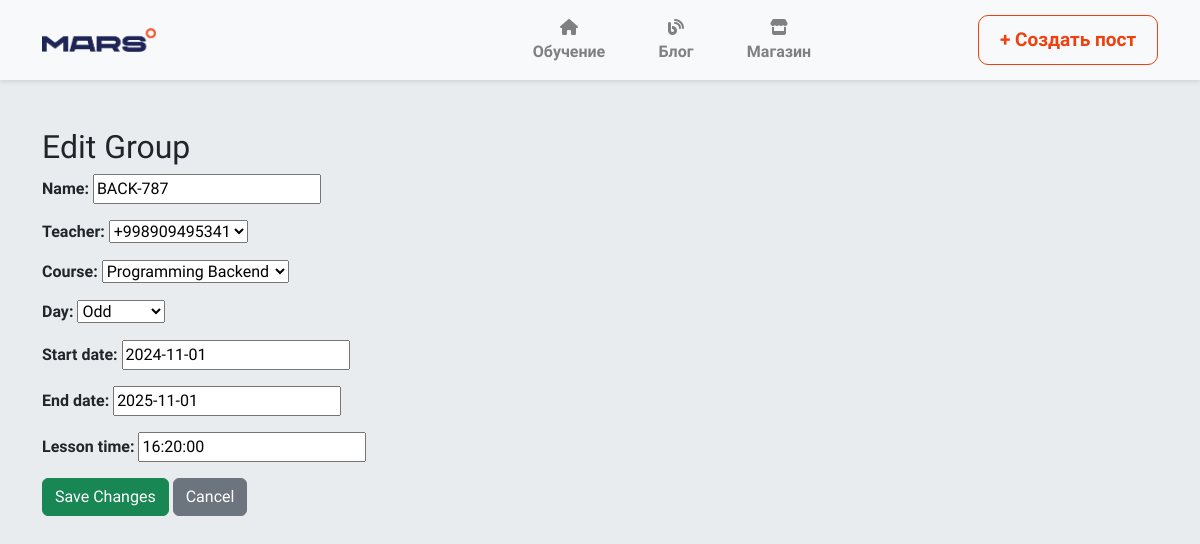
/users/edit_group/1/, run on an earlier commit of the app's database.
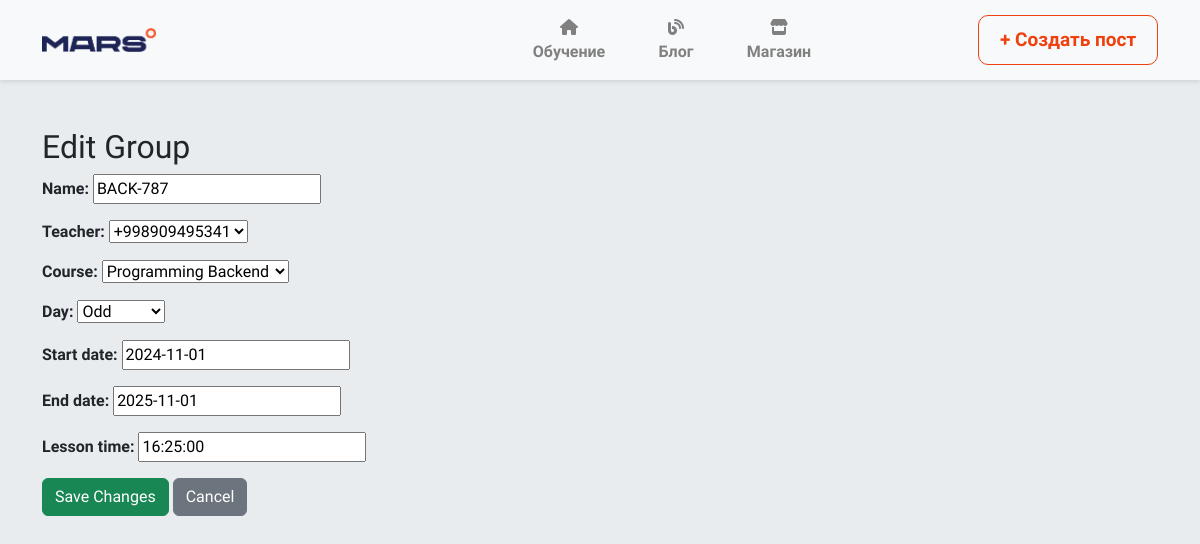
And on a later commit of the database.
### users/models.py (models this page shows, shortened)
class Group(models.Model):
    DAYS = (
        ('Even', 'Even'),
        ('Odd', 'Odd'),
        ('Weekend', 'Weekend')
    )
    name = models.CharField(max_length=50)
    teacher = models.ForeignKey(Teacher, on_delete=models.CASCADE, related_name='teacher')
    day = models.CharField(max_length=10, choices=DAYS)
    course = models.ForeignKey(Course, on_delete=models.CASCADE, related_name='course')
    start_date = models.DateField()
    end_date = models.DateField()
    lesson_time = models.TimeField()
    created_at = models.DateTimeField(auto_now_add=True)
    updated_at = models.DateTimeField(auto_now=True)

class Course(models.Model):
    COURSES = (
        ('Programming Backend', 'Programming Backend'),
        ('Programming Frontend', 'Programming Frontend'),
        ('Starter', 'Starter')
    )
    name = models.CharField(max_length=50, choices=COURSES)
    image = models.ImageField(upload_to='course/', blank=True, null=True)
    def __str__(self):
        return self.name

### users/views.py (the view)
# urls.py: path('edit_group/<int:id>/', edit_group, name='edit_group'),
def edit_group(request, id):
    group = get_object_or_404(Group, id=id)
    if request.method == 'POST':
        form = EditGroupForm(request.POST, instance=group)
        if form.is_valid():
            form.save()
            return redirect('admin_page')
    else:
        form = EditGroupForm(instance=group)
    return render(request, 'edit_group.html', {'form': form})

### users/forms.py
class EditGroupForm(forms.ModelForm):
    class Meta:
        model = Group
        fields = ['name', 'teacher', 'course', 'day', 'start_date', 'end_date', 'lesson_time']

### users/models.py (called while the page is built)
    def __str__(self):
        return self.username

### templates/edit_group.html (shortened to what this page needs)
{% extends "base.html" %}
{% block content %}
<div class="container mt-5">
    <h2>Edit Group</h2>
    <form method="post">
        {{ form.as_p }}
        <button type="submit" class="btn btn-success">Save Changes</button>
        <a href="{% url 'admin_page' %}" class="btn btn-secondary">Cancel</a>
    </form>
</div>
{% endblock %}

What changed in the data, as far as the page shows it:
changed Group "Programming Backend": lesson_time "16:20:00" → "16:25:00"
